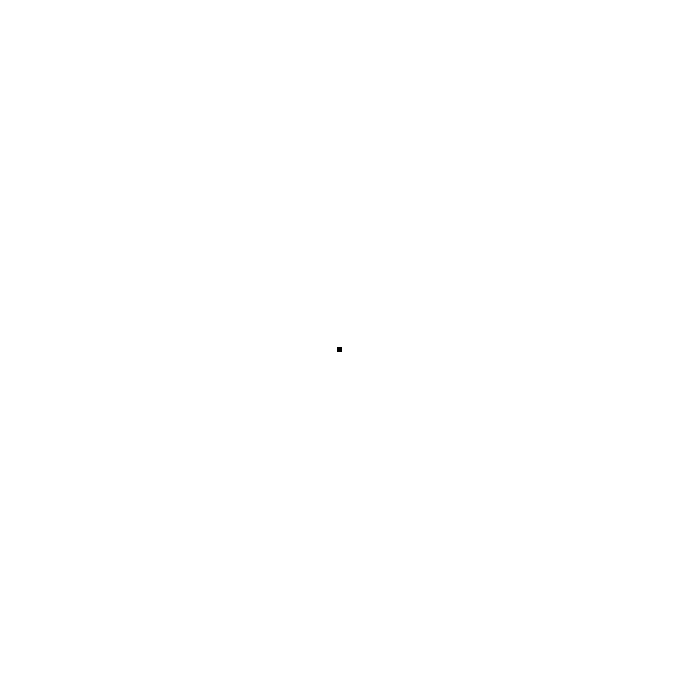
Frame 1 (no input)
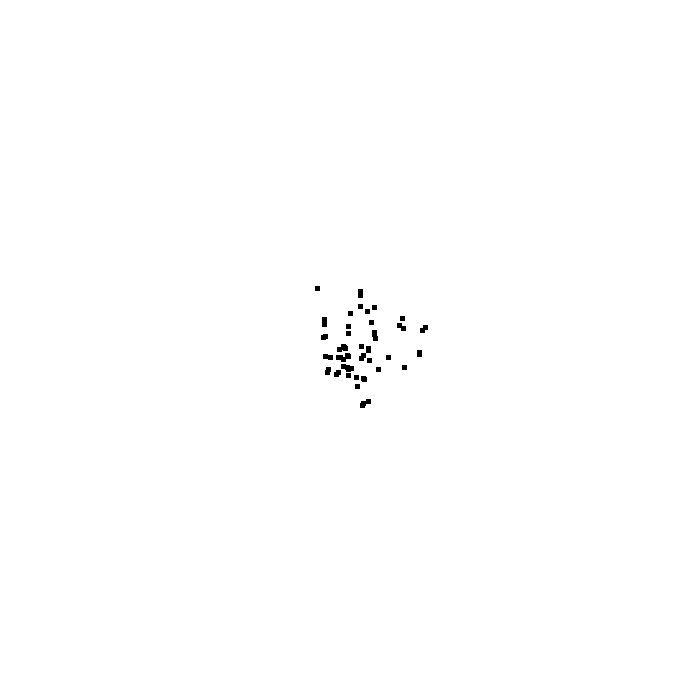
Frame 60 (the mouse pressed at the canvas centre just before this capture)
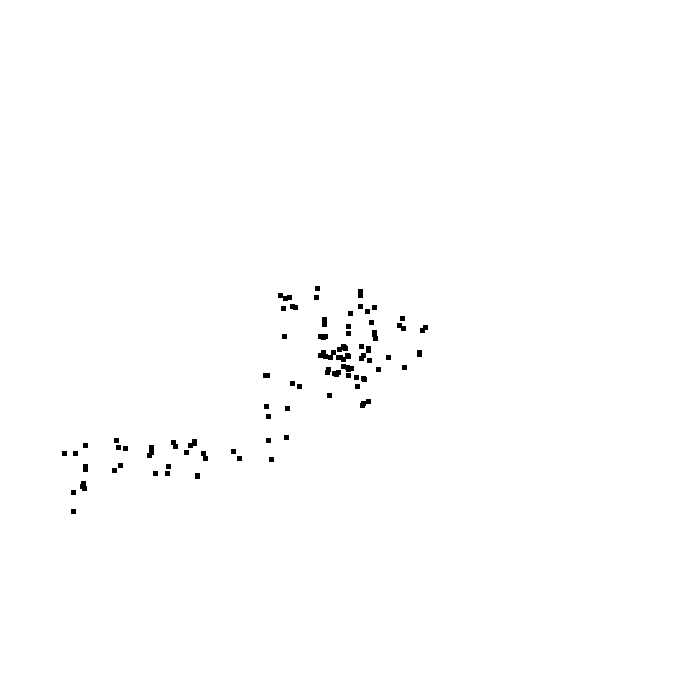
Frame 120 (the mouse held since frame 60 and released just before this capture)

The Processing sketch that drew these frames (run headless with seeded random() and noise(); from frame 60 on, the mouse is pressed at the canvas centre):

// Processing sketch: exerciseI_6
// ── exerciseI_6.pde
import java.util.Random;
//import java.lang.Math;
int x,
y,
step,
size;
Random random;
void setup() {
  size(700, 700);
  step = 50;
  size = 5;
  x = (width / 2) - (size / 2);
  y = (height / 2) - (size / 2);
  random = new Random();
  background(255);
}

void draw() {
  frameRate(30);
  x += getMonte() * step * (random(1) < .5 ? -1 : 1);
  y += getMonte() * step * (random(1) < .5 ? -1 : 1);
  
  noStroke();
  fill(0);
  rect(x, y, size, size);
  
}

float getMonte() {
  while(true) {
    float num = (float) Math.pow(random(1), 2),
    probability = random(1);
    
    if(probability > num)
      return num;
  }
}
